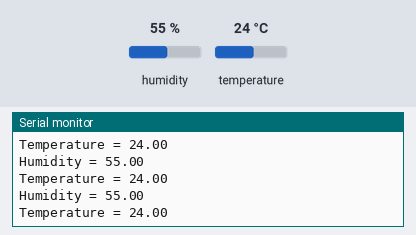
Recording of a sketch running on a simulated ESP32. Shown: the last lines printed to the serial monitor. Inputs (shaded band) come from the test bench; at power-on: humidity 55 %, temperature 24 °C. WiFi joins after 1.5 s; servers stay silent unless stated; not simulated (calls return 0 or success): arduino_secrets.h.

Above: at 2.7 s.
2.8 s: humidity set to 22 %
At 3.9 s:
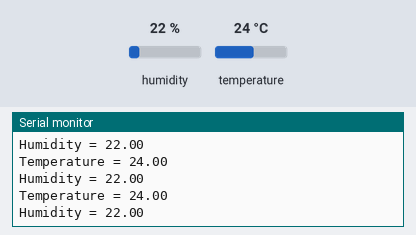
8.8 s: temperature set to 12 °C
At 9.4 s:
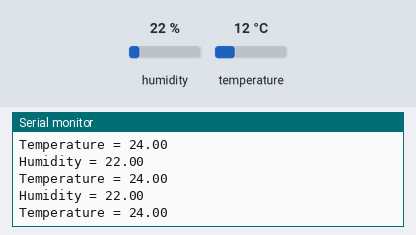
14.8 s: humidity set to 40 %
At 15.87 s:
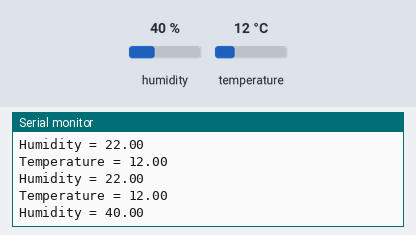
Timing chart, 0 to 17.8 s (numbered marks = the images above; inputs shaded):
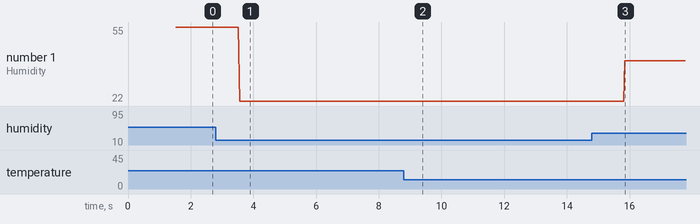

Measured:
- after the input at 2.8 s, the serial monitor: prints a new line after 0.76 s (image 1)
- after the input at 14.8 s, the serial monitor: prints a new line after 1.0 s (image 3)
- plotted number 1: 55 → 22 after the input at 2.8 s, 22 → 40 after the input at 14.8 s

The sketch:

wemosBatteryOled_temperatureHumidity.ino
```cpp
//3.3 Volt

#include "DHT.h"
#define DHTTYPE DHT11
const int DHTPin = 2;
DHT dht(DHTPin, DHTTYPE);


// Temporary variables
static char celsiusTemp[7];
static char fahrenheitTemp[7];
static char humidityTemp[7];


#include <WiFi.h>
#include "arduino_secrets.h"
const char* ssid = SECRET_SSID;
const char* password = SECRET_PASS;

const char* url = "http://192.168.0.37";
const int port = 4200;


void setup() {
  Serial.begin(9600);

  dht.begin();

  Serial.println();
  Serial.print("connecting to ");
  Serial.println(ssid);
  WiFi.begin(ssid, password);
  while (WiFi.status() != WL_CONNECTED) {
    delay(500);
    Serial.print(".");
  }
  Serial.println("");
  Serial.println("WiFi connected");
  Serial.println("IP address: ");
  Serial.println(WiFi.localIP());

}
void loop() {
  float h = dht.readHumidity();
  float t = dht.readTemperature();
  if (isnan(t) || isnan(h)) {
    Serial.println("Failed to read from DHT");
    }
  else {
    Serial.println();
    Serial.println("Temperature = "+String(t));
    Serial.println("Humidity = "+String(h));

}


}
```
